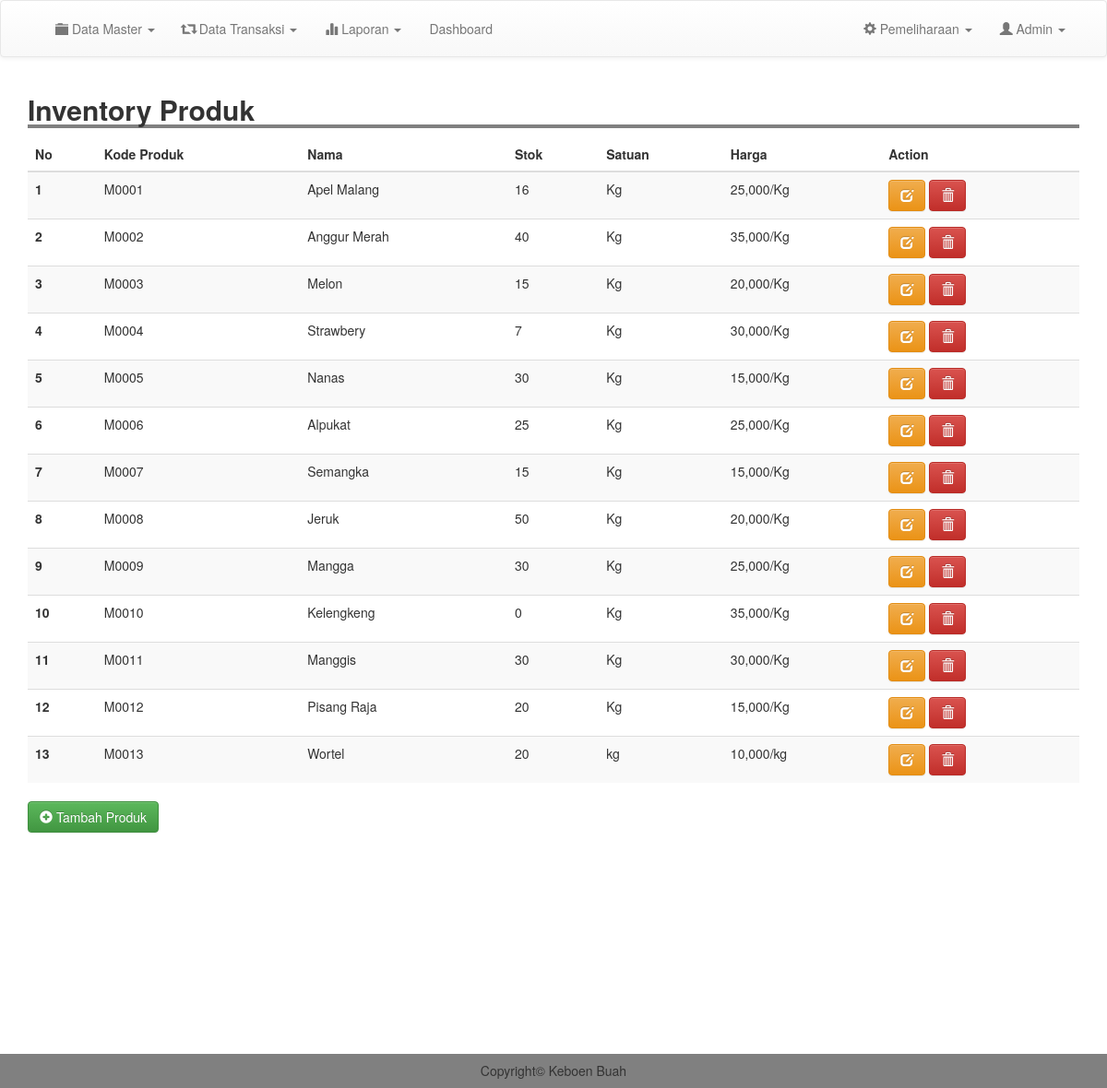
Page /admin/inventory.php (signed in) on the committed database.
### tables this page shows
CREATE TABLE `inventory` (
  `kode_bk` varchar(100) NOT NULL,
  `nama` varchar(200) NOT NULL,
  `qty` varchar(200) NOT NULL,
  `satuan` varchar(200) NOT NULL,
  `harga` int(11) NOT NULL,
  `tanggal` date NOT NULL
);

### admin/inventory.php (the view, shortened to what this page needs)
<?php
include 'header.php';
?>
<div class="container">
	<h2 style=" width: 100%; border-bottom: 4px solid gray"><b>Inventory Produk</b></h2>
	<table class="table table-striped">
		<thead>
			<tr>
				<th scope="col">No</th>
				<th scope="col">Kode Produk</th>
				<th scope="col">Nama</th>
				<th scope="col">Stok</th>
				<th scope="col">Satuan</th>
				<th scope="col">Harga</th>
				<th scope="col">Action</th>
			</tr>
		</thead>
		<tbody>
			<?php
			$result = mysqli_query($conn, "SELECT * FROM inventory order by kode_bk asc");
			$no =1;
			while ($row = mysqli_fetch_assoc($result)) {
				?>
				<tr>
					<th scope="row"><?php echo $no; ?></th>
					<td><?= $row['kode_bk'];  ?></td>
					<td><?= $row['nama'];  ?></td>
					<td><?= $row['qty'];  ?></td>
					<td><?= $row['satuan'];  ?></td>
					<td><?php  echo "".number_format($row['harga'])."/".$row['satuan'];  ?></td>
					<td><a href="edit_inventory.php?kode=<?php echo $row['kode_bk']; ?>" class="btn btn-warning"><i class="glyphicon glyphicon-edit"></i> </a> <a href="inventory.php?kode=<?php echo $row['kode_bk'];?>&page=del" class="btn btn-danger" onclick="return confirm('Yakin Ingin Menghapus Data ?')"><i class="glyphicon glyphicon-trash"></i> </a></td>
				</tr>
				<?php
				$no++;
			}
			?>
		</tbody>
	</table>
	<a href="tm_inventory.php" class="btn btn-success"><i class="glyphicon glyphicon-plus-sign"></i> Tambah Produk</a>
</div>
<br>
<br>
<br>
<br>
<br>
<br>
<br>
<br>
<br>
<br>
<br>
<br>
<?php
include 'footer.php';
?>

### css/style.css (style rules this page uses)
body { margin:0; padding: 0; }

### rows in the picture
inventory: kode_bk "M0001", nama "Apel Malang", qty "16", satuan "Kg", harga "25,000"
inventory: kode_bk "M0002", nama "Anggur Merah", qty "40", satuan "Kg", harga "35,000"
inventory: kode_bk "M0003", nama "Melon", qty "15", satuan "Kg", harga "20,000"
inventory: kode_bk "M0004", nama "Strawbery", qty "7", satuan "Kg", harga "30,000"
inventory: kode_bk "M0005", nama "Nanas", qty "30", satuan "Kg", harga "15,000"
inventory: kode_bk "M0006", nama "Alpukat", qty "25", satuan "Kg", harga "25,000"
inventory: kode_bk "M0007", nama "Semangka", qty "15", satuan "Kg", harga "15,000"
inventory: kode_bk "M0008", nama "Jeruk", qty "50", satuan "Kg", harga "20,000"
inventory: kode_bk "M0009", nama "Mangga", qty "30", satuan "Kg", harga "25,000"
inventory: kode_bk "M0010", nama "Kelengkeng", qty "0", satuan "Kg", harga "35,000"
inventory: kode_bk "M0011", nama "Manggis", qty "30", satuan "Kg", harga "30,000"
inventory: kode_bk "M0012", nama "Pisang Raja", qty "20", satuan "Kg", harga "15,000"
inventory: kode_bk "M0013", nama "Wortel", qty "20", satuan "kg", harga "10,000"
